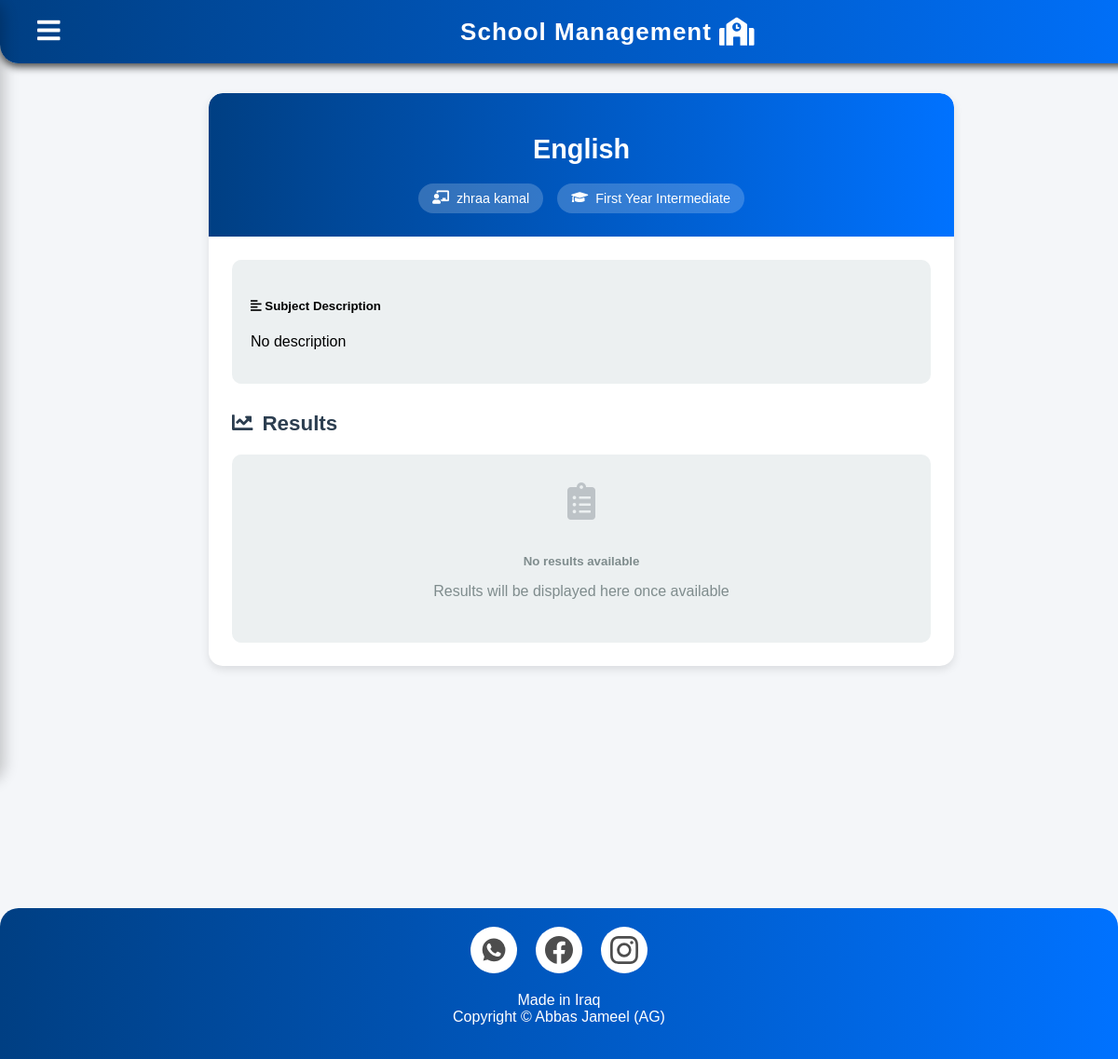
The page /student/lesson/4/ (signed in) on the database its author committed.
### school/models.py (models this page shows, shortened)
class Lesson(models.Model):
    GRADE_CHOICES = [
        ('one', 'First Year Intermediate'),
        ('two', 'Second Year Intermediate'),
        ('three', 'Third Year Intermediate'),
        ('four', 'Fourth Year Secondary'),
        ('five', 'Fifth Year Secondary'),
        ('six', 'Sixth Year Secondary'),
    ]
    name = models.CharField(max_length=255)
    description = models.TextField(default="No description")
    grade = models.CharField(max_length=10, choices=GRADE_CHOICES, default="one")
    teacher = models.ForeignKey(
        TeacherExtra,
        on_delete=models.SET_NULL,
        null=True,
        blank=True,
        verbose_name="Teacher"
    )
    def get_grade_display(self):
        return dict(self.GRADE_CHOICES).get(self.grade, '')

class TeacherExtra(models.Model):
    user = models.OneToOneField(User, on_delete=models.CASCADE)
    salary = models.PositiveIntegerField(null=False)
    joindate = models.DateField(auto_now_add=True)
    mobile = models.CharField(max_length=40)
    status = models.BooleanField(default=False)
    @property
    def get_name(self):
        return f"{self.user.first_name} {self.user.last_name}"

### school/views.py (the view)
# urls.py: path('student/lesson/<int:lesson_id>/', views.student_lesson_detail, name='student-lesson-detail'),
def student_lesson_detail(request, lesson_id):
    lesson = get_object_or_404(Lesson, id=lesson_id)
    student = StudentExtra.objects.get(user=request.user)
    exams = Exam.objects.filter(lesson=lesson, student=student)
    return render(request, 'school/student_lesson_detail.html', {
        'lesson': lesson,
        'exams': exams
    })

### templates/school/student_lesson_detail.html (shortened to what this page needs)
{% extends 'school/studentbase.html' %}
{% block content %}
{% block styles %}
{% load static %}
{% endblock %}
<div class="container-fluid">
    <div class="lesson-card">
        <div class="card-header-custom">
            <h1 class="lesson-title">{{ lesson.name }}</h1>
            <div class="badges-container">
                <span class="teacher-badge">
                    <i class="fas fa-chalkboard-teacher"></i>
                    {{ lesson.teacher.get_name }}
                </span>
                <span class="grade-badge">
                    <i class="fas fa-graduation-cap"></i>
                    {{ lesson.get_grade_display }}
                </span>
            </div>
        </div>
        <div class="card-body">
            <div class="description-box">
                <h5><i class="fas fa-align-left"></i> Subject Description</h5>
                <p>{{ lesson.description }}</p>
            </div>
            <div class="results-section">
                <h4><i class="fas fa-chart-line"></i> Results</h4>
                {% if exams %}
                    <div class="results-table">
                        <table class="table">
                            <thead>
                                <tr>
                                    <th>Exam</th>
                                    <th>Total Marks</th>
                                    <th>Result</th>
                                </tr>
                            </thead>
                            <tbody>
                                {% for exam in exams %}
                                <tr>
                                    <td>{{ exam.exam_name }}</td>
                                    <td>{{ exam.total_marks }}</td>
                                    <td>
                                        <span class="badge {% if exam.obtained_marks < exam.half_marks %}bg-danger{% else %}bg-success{% endif %}">
                                            {{ exam.obtained_marks }}
                                        </span>
                                    </td>
                                </tr>
                                {% endfor %}
                            </tbody>
                        </table>
                    </div>
                {% else %}
                    <div class="empty-state">
                        <i class="fas fa-clipboard-list"></i>
                        <h5>No results available</h5>
                        <p>Results will be displayed here once available</p>
                    </div>
                {% endif %}
            </div>
        </div>
    </div>
</div>
{% endblock %}

### templates/school/studentbase.html (style rules this page uses)
body { margin: 0; padding: 0; font-family: "Tajawal", sans-serif; background-color: #f7f9fc; display: flex; height: 100vh; overflow-x: hidden; }

### templates/school/student_lesson_detail.html (style rules this page uses)
html, body { overflow-x: hidden; font-family: 'Tajawal', sans-serif; background-color: #f4f6f9; }
.container-fluid { display: flex; justify-content: flex-start; padding: 20px; max-width: 100%; margin: 0 auto; }
.lesson-card { width: 90%; max-width: 800px; background: #fff; border-radius: 15px; box-shadow: 0 4px 10px rgba(0, 0, 0, 0.1); overflow: hidden; transition: transform 0.3s ease-in-out; margin-left: 15%; }
.card-header-custom { background: linear-gradient(to right, #003f83, #0072ff); padding: 25px; color: white; text-align: center; border-radius: 15px 15px 0 0; position: relative; overflow: hidden; }
.card-header-custom::after { content: ""; position: absolute; top: 0; left: -100%; width: 100%; height: 100%; background: linear-gradient(to right, rgba(255, 255, 255, 0.001) 0%, rgba(255, 255, 255, 0.4) 50%, rgba(255, 255, 255, 0.001) 80%); animation: shimmer 5.5s infinite linear; }
.lesson-title { font-size: 1.8rem; font-weight: 700; }
.badges-container { display: flex; justify-content: center; gap: 15px; flex-wrap: wrap; margin-top: 10px; }
.teacher-badge, .grade-badge { padding: 8px 15px; border-radius: 20px; font-size: 0.9rem; display: flex; align-items: center; gap: 8px; background: rgba(255, 255, 255, 0.2); color: white; }
.card-body { padding: 25px; }
.description-box { background: #ecf0f1; border-radius: 10px; padding: 20px; margin-bottom: 25px; }
.results-section h4 { color: #2c3e50; margin-bottom: 20px; font-size: 1.4rem; display: flex; align-items: center; gap: 10px; }
.empty-state { text-align: center; padding: 30px 15px; background: #ecf0f1; border-radius: 10px; color: #7f8c8d; }
.empty-state i { font-size: 2.5rem; margin-bottom: 15px; color: #bdc3c7; }
.empty-state h5 { margin-bottom: 10px; }

### templates/school/footer2.html (style rules this page uses)
html, body { height: 100%; margin: 0; }
body { display: flex; flex-direction: column; }

### rows shown on the page
Lesson: name "English", teacher.get_name "zhraa kamal", grade "First Year Intermediate", description "No description"
